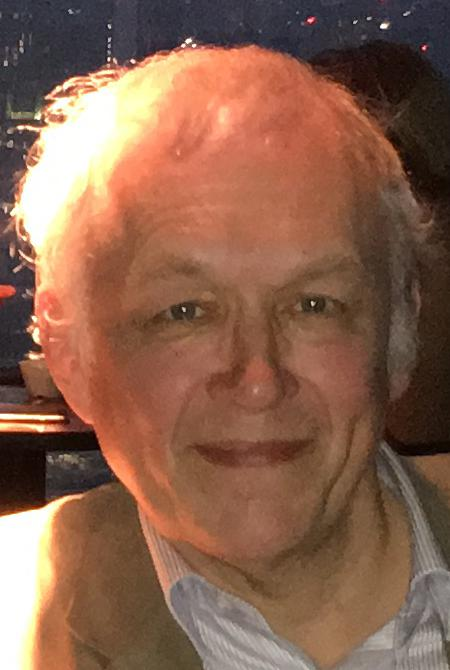
#> input picture Level 3/12 Scientific Libraries/04 SciKitImage/images/chris.jpg, 450 x 670 px
$ python 05_customized_colormap.py   (older library calls are emulated)
#> lines starting #> are read from the running program, lines starting #| are printed output that depends on the picture
import os, sys
import numpy as np
import scipy.ndimage as nd
import matplotlib.pyplot as plt
import skimage.morphology as morphology
import skimage.feature as feature
import skimage.io as io
from PIL import Image
import time
import scipy.misc
from matplotlib.colors import ListedColormap

def createColorMap():
    N = 2
    vals = np.ones((N, 4))
    # colormap goes from nearly white to white
    vals[:, 0] = np.linspace(0.85, 1, N)
    vals[:, 1] = np.linspace(0.85, 1, N)
    vals[:, 2] = np.linspace(0.85, 1, N)
    return ListedColormap(vals)

def plotIt(image, sigma, threshold, spread, dt):
    low = threshold / 256.0
    high = (threshold + spread) / 256.0
    set_title(f"sigma={sigma} low={low*256} high={high*256}")
    edges = feature.canny(image, sigma=sigma, low_threshold=low, high_threshold=high)
    edges = np.invert(edges)
    plt.imshow(edges, cmap=createColorMap())
    plt.draw()
    plt.axis('off')
    plt.savefig("outfile.pdf")
    plt.pause(0.001)
    time.sleep(dt)

def set_title(title):
    figure = plt.gcf()
    figure.canvas.set_window_title(title)

def load_image(infilename):
    img = Image.open(infilename)
    img.load()
    data = np.asarray( img, dtype="int32" )
    return data

plt.ion()
image = io.imread("images/chris.jpg", as_gray=True)
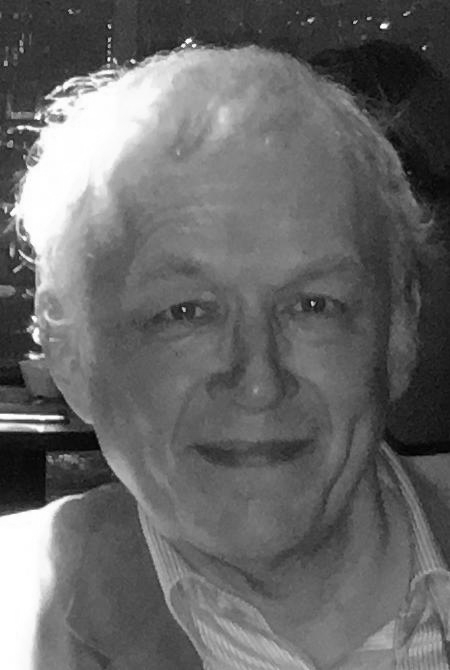
#> image: shape (670, 450) float64; min 0.00583, max 1, mean 0.409


sigma = 2
threshold = 29
spread = 1
plt.savefig("out/chris_edges.pdf")
plotIt(image, sigma, threshold, spread, dt=30)
#> in plotIt, `edges = feature.canny(image, sigma=sigma, low_threshold=low, high_thre..`:
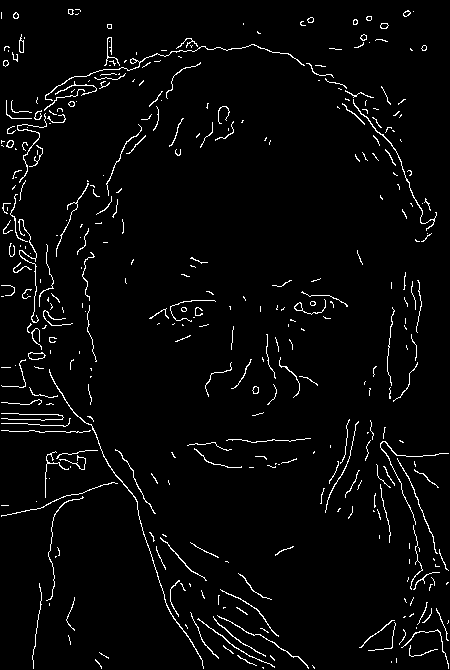
#> edges: shape (670, 450) bool; 3.2% white in thin lines or dots
#> in plotIt, `edges = np.invert(edges)`: edges: shape (670, 450) bool; 96.8% white; black in thin lines or dots

$ run again, with Level 3/12 Scientific Libraries/04 SciKitImage/images/DSCF1129.JPG copied over Level 3/12 Scientific Libraries/04 SciKitImage/images/chris.jpg
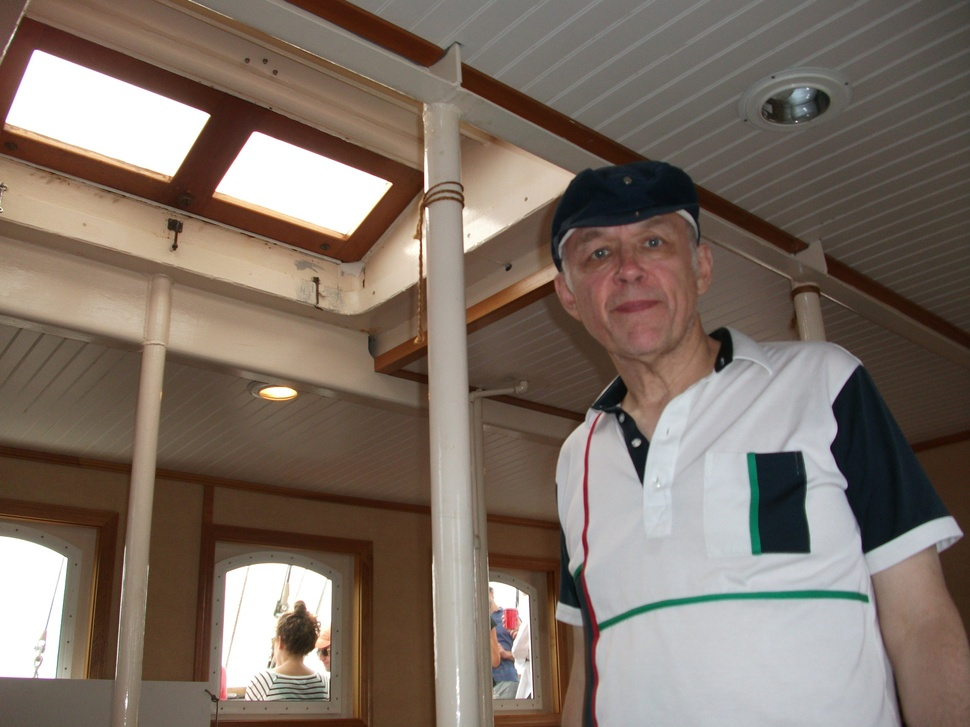
#> input picture Level 3/12 Scientific Libraries/04 SciKitImage/images/DSCF1129.JPG, 970 x 727 px, shrunk from 1600 x 1200 before the run
#> `image = io.imread("images/chris.jpg", as_gray=True)`:
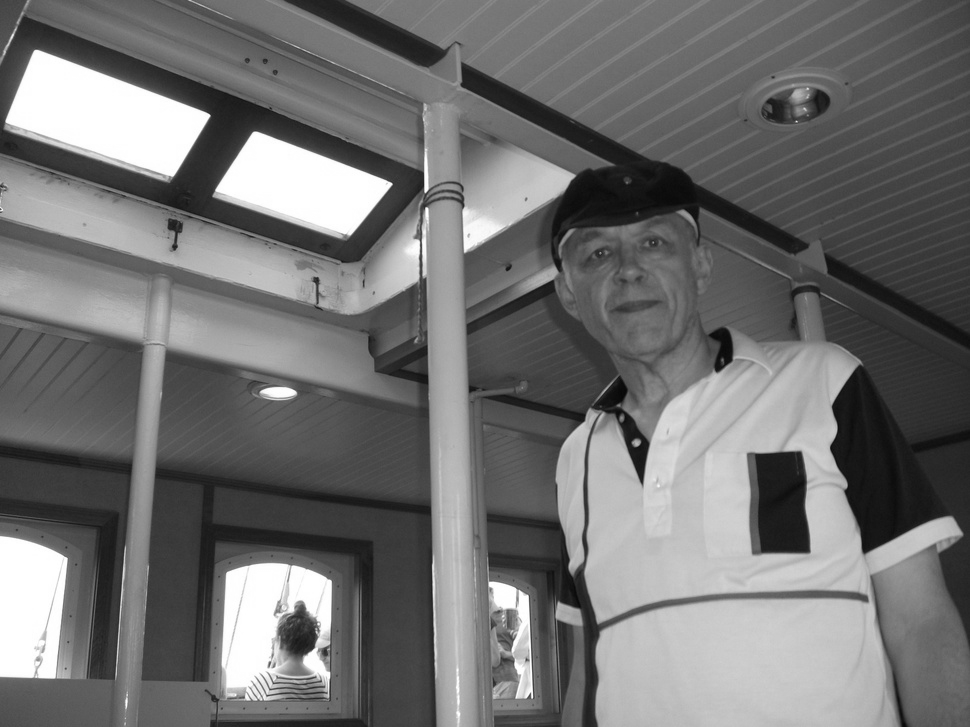
#> image: shape (727, 970) float64; min 0.0308, max 1, mean 0.448
#> in plotIt, `edges = feature.canny(image, sigma=sigma, low_threshold=low, high_thre..`:
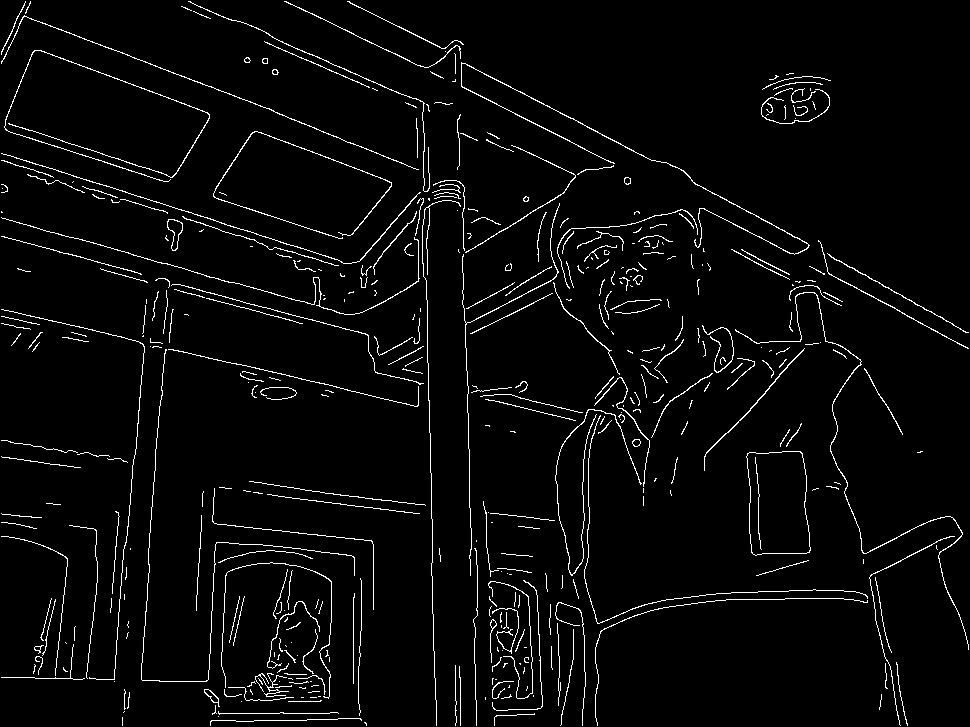
#> edges: shape (727, 970) bool; 3.5% white in thin lines or dots

$ run again, with Level 3/12 Scientific Libraries/04 SciKitImage/images/DSCF1169.JPG copied over Level 3/12 Scientific Libraries/04 SciKitImage/images/chris.jpg
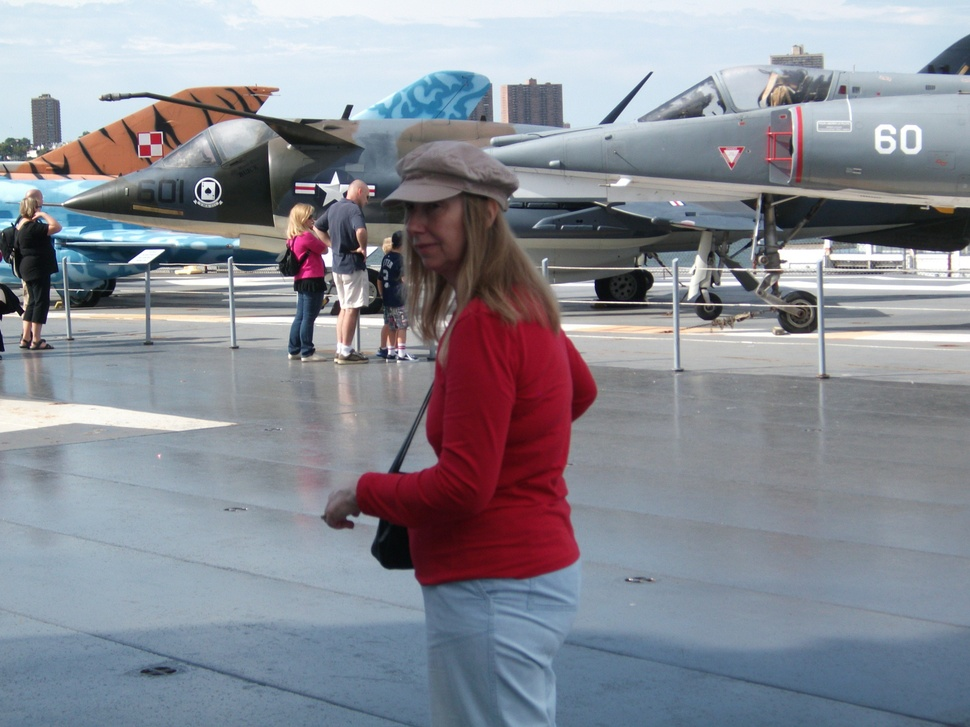
#> input picture Level 3/12 Scientific Libraries/04 SciKitImage/images/DSCF1169.JPG, 970 x 727 px, shrunk from 1600 x 1200 before the run
#> `image = io.imread("images/chris.jpg", as_gray=True)`:
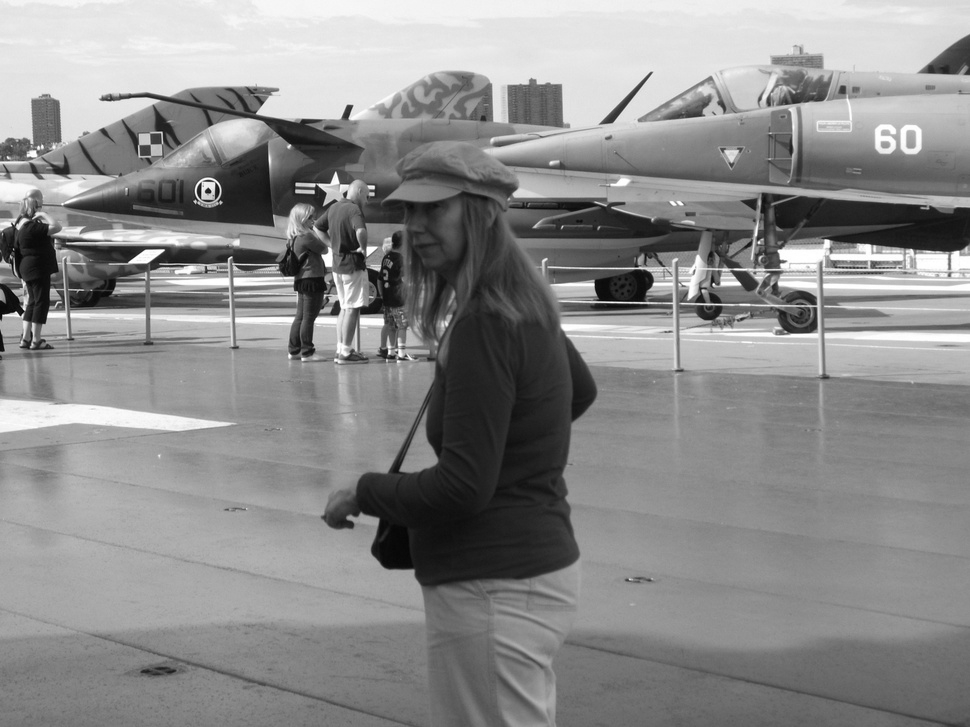
#> image: shape (727, 970) float64; min 0.0224, max 1, mean 0.549
#> in plotIt, `edges = feature.canny(image, sigma=sigma, low_threshold=low, high_thre..`:
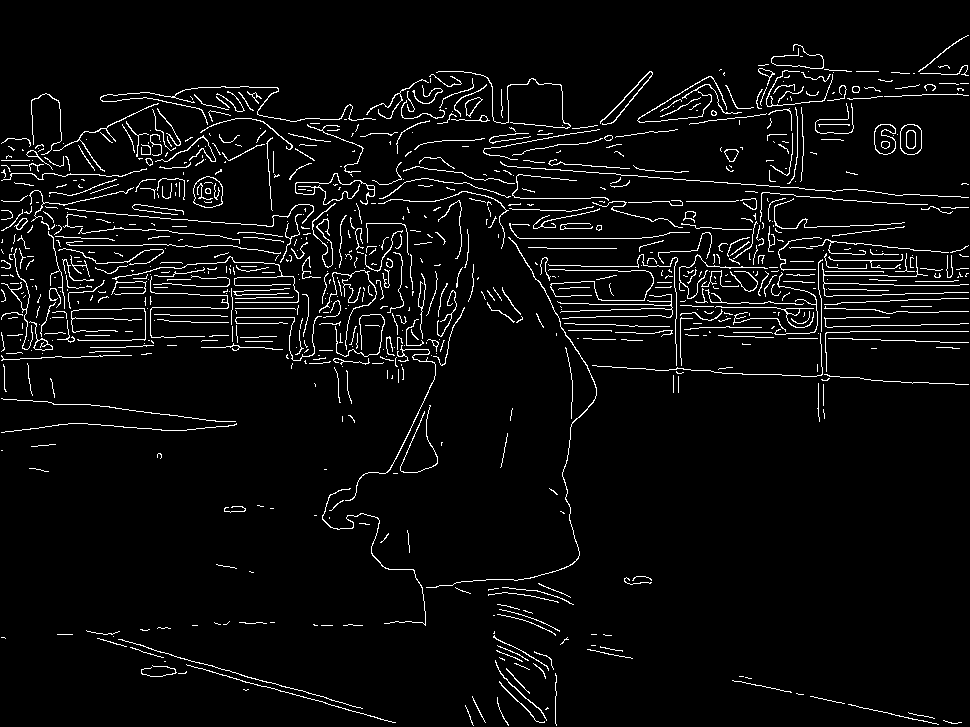
#> edges: shape (727, 970) bool; 4.6% white in thin lines or dots
